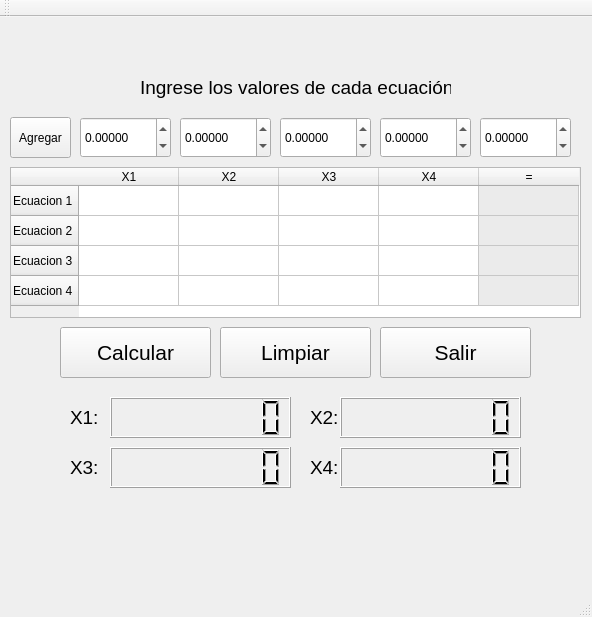
<?xml version="1.0" encoding="UTF-8"?>
<ui version="4.0">
 <class>Gauss</class>
 <widget class="QMainWindow" name="Gauss">
  <property name="geometry">
   <rect>
    <x>0</x>
    <y>0</y>
    <width>592</width>
    <height>617</height>
   </rect>
  </property>
  <property name="windowTitle">
   <string>Gauss</string>
  </property>
  <widget class="QWidget" name="centralWidget">
   <widget class="QTableWidget" name="Tabla">
    <property name="geometry">
     <rect>
      <x>10</x>
      <y>150</y>
      <width>571</width>
      <height>151</height>
     </rect>
    </property>
    <row>
     <property name="text">
      <string>Ecuacion 1</string>
     </property>
    </row>
    <row>
     <property name="text">
      <string>Ecuacion 2</string>
     </property>
    </row>
    <row>
     <property name="text">
      <string>Ecuacion 3</string>
     </property>
    </row>
    <row>
     <property name="text">
      <string>Ecuacion 4</string>
     </property>
    </row>
    <column>
     <property name="text">
      <string>X1</string>
     </property>
    </column>
    <column>
     <property name="text">
      <string>X2</string>
     </property>
    </column>
    <column>
     <property name="text">
      <string>X3</string>
     </property>
    </column>
    <column>
     <property name="text">
      <string>X4</string>
     </property>
    </column>
    <column>
     <property name="text">
      <string>=</string>
     </property>
    </column>
    <item row="0" column="0">
     <property name="text">
      <string/>
     </property>
     <property name="font">
      <font>
       <pointsize>10</pointsize>
      </font>
     </property>
    </item>
    <item row="0" column="1">
     <property name="text">
      <string/>
     </property>
    </item>
    <item row="0" column="4">
     <property name="text">
      <string/>
     </property>
     <property name="background">
      <brush brushstyle="SolidPattern">
       <color alpha="255">
        <red>235</red>
        <green>235</green>
        <blue>235</blue>
       </color>
      </brush>
     </property>
    </item>
    <item row="1" column="4">
     <property name="text">
      <string/>
     </property>
     <property name="background">
      <brush brushstyle="SolidPattern">
       <color alpha="255">
        <red>235</red>
        <green>235</green>
        <blue>235</blue>
       </color>
      </brush>
     </property>
    </item>
    <item row="2" column="4">
     <property name="text">
      <string/>
     </property>
     <property name="background">
      <brush brushstyle="SolidPattern">
       <color alpha="255">
        <red>235</red>
        <green>235</green>
        <blue>235</blue>
       </color>
      </brush>
     </property>
    </item>
    <item row="3" column="4">
     <property name="text">
      <string/>
     </property>
     <property name="background">
      <brush brushstyle="SolidPattern">
       <color alpha="255">
        <red>235</red>
        <green>235</green>
        <blue>235</blue>
       </color>
      </brush>
     </property>
    </item>
   </widget>
   <widget class="QPushButton" name="Inicia">
    <property name="geometry">
     <rect>
      <x>60</x>
      <y>310</y>
      <width>151</width>
      <height>51</height>
     </rect>
    </property>
    <property name="font">
     <font>
      <pointsize>16</pointsize>
     </font>
    </property>
    <property name="text">
     <string>Calcular</string>
    </property>
   </widget>
   <widget class="QPushButton" name="Limpia">
    <property name="geometry">
     <rect>
      <x>220</x>
      <y>310</y>
      <width>151</width>
      <height>51</height>
     </rect>
    </property>
    <property name="font">
     <font>
      <pointsize>16</pointsize>
     </font>
    </property>
    <property name="text">
     <string>Limpiar</string>
    </property>
   </widget>
   <widget class="QPushButton" name="Sale">
    <property name="geometry">
     <rect>
      <x>380</x>
      <y>310</y>
      <width>151</width>
      <height>51</height>
     </rect>
    </property>
    <property name="font">
     <font>
      <pointsize>16</pointsize>
     </font>
    </property>
    <property name="text">
     <string>Salir</string>
    </property>
   </widget>
   <widget class="QLabel" name="label">
    <property name="geometry">
     <rect>
      <x>70</x>
      <y>390</y>
      <width>31</width>
      <height>21</height>
     </rect>
    </property>
    <property name="font">
     <font>
      <pointsize>14</pointsize>
     </font>
    </property>
    <property name="text">
     <string>X1:</string>
    </property>
   </widget>
   <widget class="QLCDNumber" name="show1">
    <property name="geometry">
     <rect>
      <x>110</x>
      <y>380</y>
      <width>181</width>
      <height>41</height>
     </rect>
    </property>
    <property name="digitCount">
     <number>8</number>
    </property>
   </widget>
   <widget class="QLabel" name="label_2">
    <property name="geometry">
     <rect>
      <x>310</x>
      <y>390</y>
      <width>31</width>
      <height>21</height>
     </rect>
    </property>
    <property name="font">
     <font>
      <pointsize>14</pointsize>
     </font>
    </property>
    <property name="text">
     <string>X2:</string>
    </property>
   </widget>
   <widget class="QLCDNumber" name="show2">
    <property name="geometry">
     <rect>
      <x>340</x>
      <y>380</y>
      <width>181</width>
      <height>41</height>
     </rect>
    </property>
    <property name="digitCount">
     <number>8</number>
    </property>
   </widget>
   <widget class="QLCDNumber" name="show4">
    <property name="geometry">
     <rect>
      <x>340</x>
      <y>430</y>
      <width>181</width>
      <height>41</height>
     </rect>
    </property>
    <property name="digitCount">
     <number>8</number>
    </property>
   </widget>
   <widget class="QLabel" name="label_3">
    <property name="geometry">
     <rect>
      <x>70</x>
      <y>440</y>
      <width>31</width>
      <height>21</height>
     </rect>
    </property>
    <property name="font">
     <font>
      <pointsize>14</pointsize>
     </font>
    </property>
    <property name="text">
     <string>X3:</string>
    </property>
   </widget>
   <widget class="QLCDNumber" name="show3">
    <property name="geometry">
     <rect>
      <x>110</x>
      <y>430</y>
      <width>181</width>
      <height>41</height>
     </rect>
    </property>
    <property name="digitCount">
     <number>8</number>
    </property>
   </widget>
   <widget class="QLabel" name="label_4">
    <property name="geometry">
     <rect>
      <x>310</x>
      <y>440</y>
      <width>31</width>
      <height>21</height>
     </rect>
    </property>
    <property name="font">
     <font>
      <pointsize>14</pointsize>
     </font>
    </property>
    <property name="text">
     <string>X4:</string>
    </property>
   </widget>
   <widget class="QDoubleSpinBox" name="valorx1">
    <property name="geometry">
     <rect>
      <x>80</x>
      <y>100</y>
      <width>91</width>
      <height>41</height>
     </rect>
    </property>
    <property name="decimals">
     <number>5</number>
    </property>
    <property name="minimum">
     <double>-999999999.000000000000000</double>
    </property>
    <property name="maximum">
     <double>9999999999.000000000000000</double>
    </property>
    <property name="singleStep">
     <double>0.100000000000000</double>
    </property>
   </widget>
   <widget class="QPushButton" name="Agrega">
    <property name="geometry">
     <rect>
      <x>10</x>
      <y>100</y>
      <width>61</width>
      <height>41</height>
     </rect>
    </property>
    <property name="text">
     <string>Agregar</string>
    </property>
   </widget>
   <widget class="QLabel" name="label_5">
    <property name="geometry">
     <rect>
      <x>140</x>
      <y>50</y>
      <width>311</width>
      <height>41</height>
     </rect>
    </property>
    <property name="font">
     <font>
      <pointsize>14</pointsize>
     </font>
    </property>
    <property name="text">
     <string>Ingrese los valores de cada ecuación</string>
    </property>
   </widget>
   <widget class="QDoubleSpinBox" name="valorx2">
    <property name="geometry">
     <rect>
      <x>180</x>
      <y>100</y>
      <width>91</width>
      <height>41</height>
     </rect>
    </property>
    <property name="decimals">
     <number>5</number>
    </property>
    <property name="minimum">
     <double>-999999999.000000000000000</double>
    </property>
    <property name="maximum">
     <double>9999999999.000000000000000</double>
    </property>
    <property name="singleStep">
     <double>0.100000000000000</double>
    </property>
   </widget>
   <widget class="QDoubleSpinBox" name="valorx3">
    <property name="geometry">
     <rect>
      <x>280</x>
      <y>100</y>
      <width>91</width>
      <height>41</height>
     </rect>
    </property>
    <property name="decimals">
     <number>5</number>
    </property>
    <property name="minimum">
     <double>-999999999.000000000000000</double>
    </property>
    <property name="maximum">
     <double>9999999999.000000000000000</double>
    </property>
    <property name="singleStep">
     <double>0.100000000000000</double>
    </property>
   </widget>
   <widget class="QDoubleSpinBox" name="valorx4">
    <property name="geometry">
     <rect>
      <x>380</x>
      <y>100</y>
      <width>91</width>
      <height>41</height>
     </rect>
    </property>
    <property name="decimals">
     <number>5</number>
    </property>
    <property name="minimum">
     <double>-999999999.000000000000000</double>
    </property>
    <property name="maximum">
     <double>9999999999.000000000000000</double>
    </property>
    <property name="singleStep">
     <double>0.100000000000000</double>
    </property>
   </widget>
   <widget class="QDoubleSpinBox" name="valori">
    <property name="geometry">
     <rect>
      <x>480</x>
      <y>100</y>
      <width>91</width>
      <height>41</height>
     </rect>
    </property>
    <property name="decimals">
     <number>5</number>
    </property>
    <property name="minimum">
     <double>-999999999.000000000000000</double>
    </property>
    <property name="maximum">
     <double>9999999999.000000000000000</double>
    </property>
    <property name="singleStep">
     <double>0.100000000000000</double>
    </property>
   </widget>
  </widget>
  <widget class="QMenuBar" name="menuBar">
   <property name="geometry">
    <rect>
     <x>0</x>
     <y>0</y>
     <width>592</width>
     <height>21</height>
    </rect>
   </property>
  </widget>
  <widget class="QToolBar" name="mainToolBar">
   <attribute name="toolBarArea">
    <enum>TopToolBarArea</enum>
   </attribute>
   <attribute name="toolBarBreak">
    <bool>false</bool>
   </attribute>
  </widget>
  <widget class="QStatusBar" name="statusBar"/>
 </widget>
 <layoutdefault spacing="6" margin="11"/>
 <resources/>
 <connections>
  <connection>
   <sender>Sale</sender>
   <signal>clicked()</signal>
   <receiver>Gauss</receiver>
   <slot>close()</slot>
   <hints>
    <hint type="sourcelabel">
     <x>471</x>
     <y>309</y>
    </hint>
    <hint type="destinationlabel">
     <x>541</x>
     <y>321</y>
    </hint>
   </hints>
  </connection>
 </connections>
</ui>
